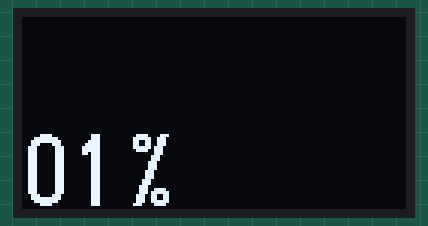
This sketch was run on a simulated Arduino Uno, built with avr-gcc and run on an emulated ATmega328P. On the bench: 128×64 one-colour display.

Above: at 2.2 s.
At 6.5 s:
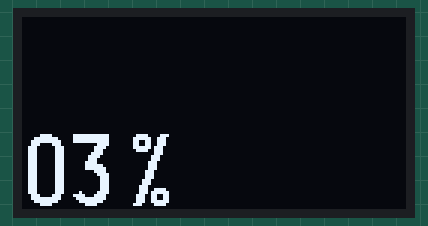
At 10.8 s:
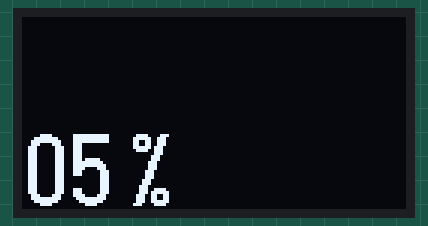
At 19.4 s:
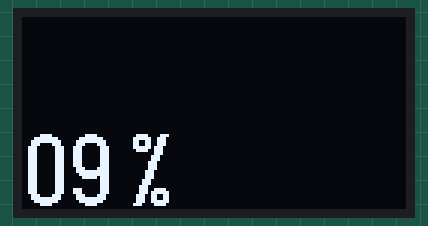
At 27.9 s:
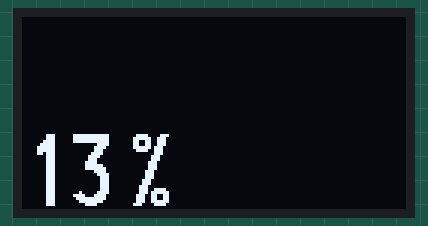
At 36.5 s:
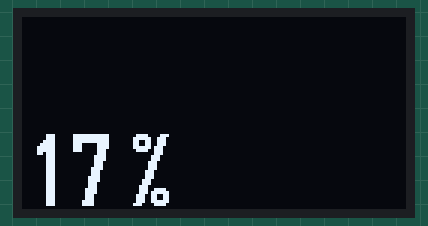

The sketch:

u82g_Test.ino
```cpp
#include <U8g2lib.h>


U8G2_SSD1306_128X64_NONAME_1_HW_I2C myOled(U8G2_R0);

int value = 0;

void setup() {
  myOled.begin();
}

void loop() {
  delay(2000);

  value = value + 1;
  if (value > 99) value = 0;

  char value_string[3];
  strcpy(value_string, u8x8_u8toa(value, 2));

  myOled.firstPage();
  do {
    myOled.setFont(u8g2_font_logisoso24_tr);
    myOled.drawStr(0, 63, value_string);
    myOled.drawStr(35, 63, "%");
  } while ( myOled.nextPage() );
}
```

Measured:
- what the display in image 0 shows lasts 2.1 s, from 2.2 s to 4.3 s
- what the display in image 1 shows lasts 2.1 s, from 6.5 s to 8.6 s
